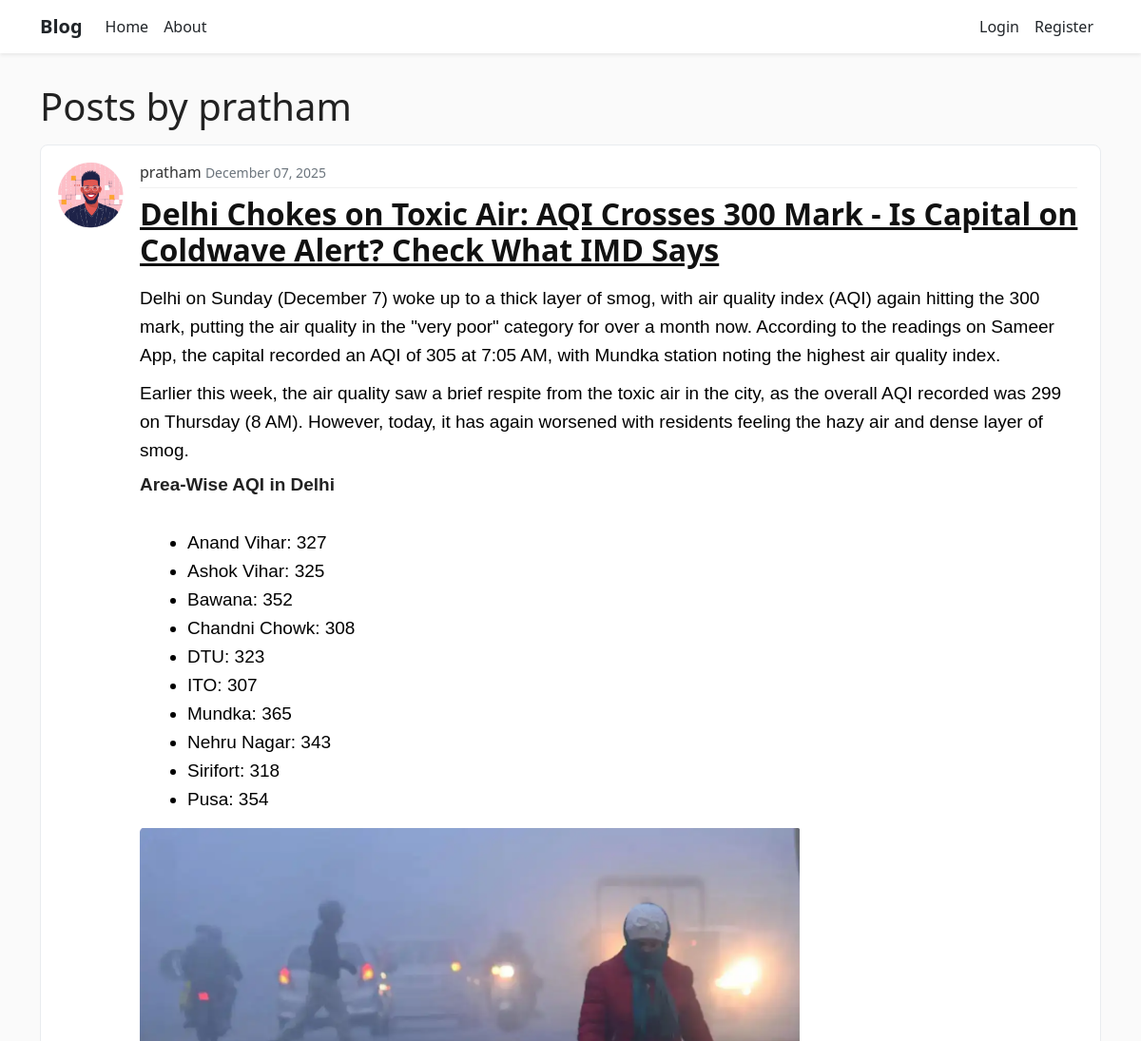
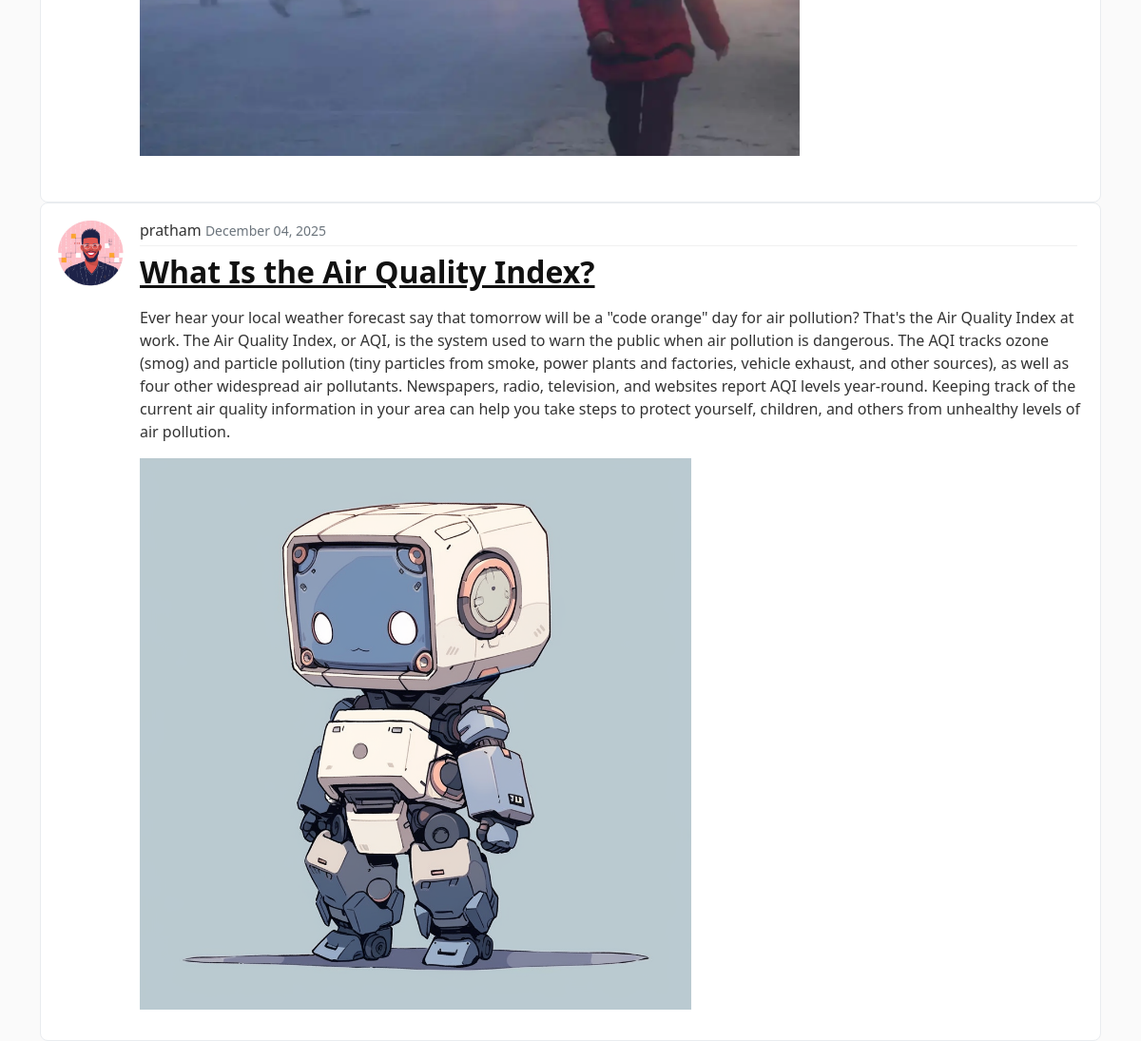
Page /user/pratham on the committed database (2 pictures, top to bottom).
### blog/models.py (models this page shows, shortened)
class Post(models.Model):
    title = models.CharField(max_length=100)
    content = FroalaField(options={
        'toolbarInline': True,
        'imageUploadURL': '/froala_editor/upload_image/',
        'imageManagerLoadURL': '/froala_editor/load_images/',
        'imageManagerDeleteURL': '/froala_editor/delete_image/',
        'imageMaxSize': 5 * 1024 * 1024,  # 5MB
    })
    image = models.ImageField(upload_to='blog_pics/', null=True, blank=True)
    thumbnail = models.ImageField(upload_to='blog_pics/thumbnails/', null=True, blank=True)
    date_posted = models.DateTimeField(default=timezone.now)
    author = models.ForeignKey(User,on_delete=models.CASCADE)

### users/models.py (models this page shows, shortened)
class Profile(models.Model):
    user = models.OneToOneField(User,on_delete=models.CASCADE)
    image = models.ImageField(default = "profile.jpg",upload_to="profile_pics")

### blog/views.py (the view)
# urls.py: path('user/<str:username>',UserPostListView.as_view(),name="user-post"),
class UserPostListView(ListView):
    model = Post
    template_name = "blog/user_posts.html"
    context_object_name = "posts"
    paginate_by = 3
    def get_queryset(self):
        user = get_object_or_404(User,username = self.kwargs.get('username'))
        return Post.objects.filter(author=user).order_by('-date_posted')

### blog/templates/blog/user_posts.html (shortened to what this page needs)
{% extends "blog/base.html" %}
{% block content %}
<h1 class="mb-3">Posts by {{ view.kwargs.username }} </h1>
{% for post in posts %}
<article class="media content-section">
  <img class="rounded-circle article-img" src="{{ post.author.profile.image.url }}" alt="">
  <div class="media-body">
    <div class="mr-2 article-metadata">
      {{ post.author }}
      <small class="text-muted">
        {{ post.date_posted|date:'F d, Y' }}
      </small>
    </div>
    <h2><a class="article-title" href="{% url 'blog:post-detail' post.pk %}">{{ post.title }}</a></h2>
    <p class="article-content">{{ post.content|safe }}</p>
  </div>
</article>
{% endfor %}
  {% endblock content %}

### blog/templates/blog/base.html (shortened to what this page needs)
{% load static %}
<!DOCTYPE html>
<html>
<head>
  <link rel="stylesheet" href="{% static 'blog/bootstrap.min.css' %}" type="text/css">
  <link href="https://cdn.jsdelivr.net/npm/bootstrap@5.0.2/dist/css/bootstrap.min.css" rel="stylesheet"
>
  <link rel="stylesheet" type="text/css" href="{% static 'blog/main.css' %}">
</head>
<body>
  <header class="site-header">
    <nav class="navbar navbar-expand-lg navbar-light bg-white shadow-sm fixed-top">
      <div class="container">
        <a class="navbar-brand text-dark fw-bold me-3" href="{% url 'blog:home' %}">Blog</a>
        <div class="collapse navbar-collapse" id="navbarToggle">
          <ul class="navbar-nav me-auto mb-2 mb-lg-0">
            <li class="nav-item"><a class="nav-link text-dark" aria-current="page" href="{% url 'blog:home' %}">Home</a>
            </li>
            <li class="nav-item"><a class="nav-link text-dark" href="{% url 'blog:about' %}">About</a></li>
          </ul>
          <ul class="navbar-nav mb-2 mb-lg-0">
            {% if user.is_authenticated %}
            <li class="nav-item"><a class="nav-link text-dark" href="{% url 'profile' %}">Profile</a></li>
            <li class="nav-item"><a class="nav-link text-dark" href="{% url 'blog:post-create' %}">Create Post</a></li>
            <li class="nav-item">
              <form method="post" action="{% url 'logout' %}" class="d-inline">
                {% csrf_token %}
                <button type="submit" class="btn btn-link nav-link text-dark p-0"
                  style="text-decoration:none;">Logout</button>
              </form>
            </li>
            {% else %}
            <li class="nav-item"><a class="nav-link text-dark" href="{% url 'login' %}">Login</a></li>
            <li class="nav-item"><a class="nav-link text-dark" href="{% url 'register' %}">Register</a></li>
            {% endif %}
          </ul>
        </div>
      </div>
    </nav>
  </header>
  <main role="main" class="container">
    <div class="row">
      <div class="col-12">
        {% block content %}{% endblock %}
      </div>
    </div>
  </main>
</body>
</html>

### blog/static/blog/main.css (style rules this page uses)
:root { --bg: #fafafa; --text: #333333; --muted: #6c757d; --primary: #0d6efd; --accent: #5f788a; --card: #ffffff; }
* { box-sizing: border-box }
html, body { height: 100% }
body { background: var(--bg); color: var(--text); margin-top: 5rem; font-family: system-ui, -apple-system, "Segoe UI", Roboto, "Helvetica Neue", Arial; -webkit-font-smoothing: antialiased; -moz-osx-font-smoothing: grayscale; }
h1, h2, h3, h4, h5, h6 { color: #222; margin-top: .5rem }
.site-header .navbar-brand { color: rgba(0, 0, 0, 0.95); font-weight: 700; }
.site-header .nav-link { color: rgba(0, 0, 0, 0.75); padding: .5rem .75rem; }
.content-section { background: var(--card); padding: 1rem; border-radius: .5rem; border: 1px solid #e9ecef }
.article-title { color: #111; font-weight: 600 }
.article-content { white-space: pre-line; color: #444 }
.article-img { height: 72px; width: 72px; object-fit: cover; border-radius: .5rem; margin-right: 1rem }
.article-metadata { padding-bottom: .25rem; margin-bottom: .5rem; border-bottom: 1px solid #f1f1f1 }

### rows in the picture
Post: author.profile.image (placeholder picture), author "pratham", date_posted "December 07, 2025", title "Delhi Chokes on Toxic Air: AQI Crosses 300 Mark - Is Capital on Coldwave Alert? Check What IMD Says", content "Delhi on Sunday (December 7) woke up to a thick layer of smog, with air quality index (AQI) again hitting the 300 mark, putting the air quality in the \"very poor\" category for over a month now. According to the readings on Sameer App, the capital recorded an AQI of 305 at 7:05 AM, with Mundka station noting the highest air quality index. Earlier this week, the air quality saw a brief respite from the toxic air in the city, as the overall AQI recorded was 299 on Thursday (8 AM). However, today, it has again worsened with residents feeling the hazy air and dense layer of smog. Area-Wise AQI in Delhi Anand Vihar: 327 Ashok Vihar: 325 Bawana: 352 Chandni Chowk: 308 DTU: 323 ITO: 307 Mundka: 365…", content (picture)
Post: author.profile.image (placeholder picture), author "pratham", date_posted "December 04, 2025", title "What Is the Air Quality Index?", content "Ever hear your local weather forecast say that tomorrow will be a \"code orange\" day for air pollution? That's the Air Quality Index at work. The Air Quality Index, or AQI, is the system used to warn the public when air pollution is dangerous. The AQI tracks ozone (smog) and particle pollution (tiny particles from smoke, power plants and factories, vehicle exhaust, and other sources), as well as four other widespread air pollutants. Newspapers, radio, television, and websites report AQI levels year-round. Keeping track of the current air quality information in your area can help you take steps to protect yourself, children, and others from unhealthy levels of air pollution.", content (picture)

### other values in the picture
{{ view.kwargs.username }} "pratham"
